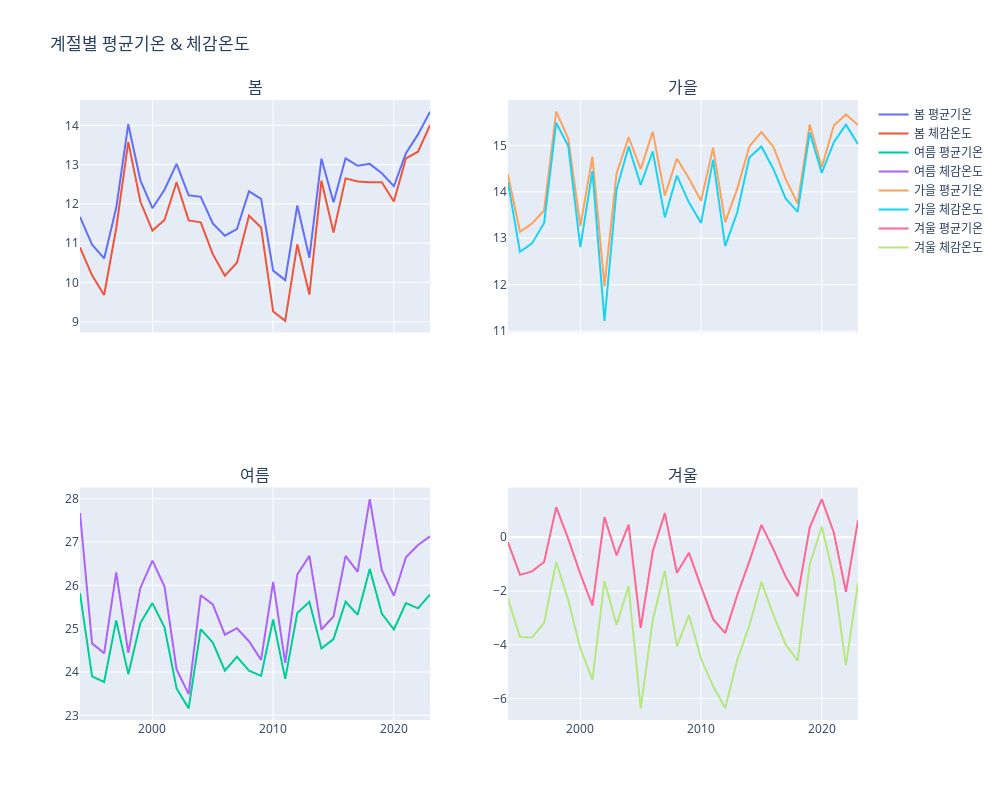

Notebook source saved alongside this figure:
### Markdown cell above
<h2>평균기온과 체감온도</h2>
전 계절에 걸쳐 평균기온과 체감온도가 꾸준히 상승하고 있으며</br>
특히 여름의 더위 체감이 더욱 심화되고 있다. </br>
이는 기후 변화가 생활 체감 수준에서도 뚜렷이 나타나고 있음을 보여준다.</br>

### Code cell
# 시즌별 비교

fig = make_subplots(rows=2, cols=2, row_heights=[0.5, 0.5], shared_xaxes=True, subplot_titles=("봄", "가을", "여름", "겨울"))

weather_Data['datetime'] = pd.to_datetime(weather_Data['datetime'])
weather_Data['month_day'] = weather_Data['datetime'].dt.strftime('%m-%d')  # 월-일 형식으로 변환

years = list(range(1994, 2024))
year_temp_data = {}
for i in years:
    x = weather_Data[weather_Data['year'] == i]
    x_Spring = x[x['season'] == 'Spring']
    x_Summer = x[x['season'] == 'Summer']
    x_Autumn = x[x['season'] == 'Autumn']
    x_Winter = x[x['season'] == 'Winter']
    avg_temp = round(x['temp'].mean(), 2)
    avg_temp_Spring = round(x_Spring['temp'].mean(), 2)
    avg_temp_Summer = round(x_Summer['temp'].mean(), 2)
    avg_temp_Autumn = round(x_Autumn['temp'].mean(), 2)
    avg_temp_Winter = round(x_Winter['temp'].mean(), 2)
    humi = x['dew'].mean()
    avg_feelslike = round(x['feelslike'].mean(), 2)
    avg_feelslike_Spring = round(x_Spring['feelslike'].mean(), 2)
    avg_feelslike_Summer = round(x_Summer['feelslike'].mean(), 2)
    avg_feelslike_Autumn = round(x_Autumn['feelslike'].mean(), 2)
    avg_feelslike_Winter = round(x_Winter['feelslike'].mean(), 2)
    
    # 연도별 평균, 최소, 최대 기온을 하나의 딕셔너리에 저장
    year_temp_data[f"data_{i}"] = {
        'avg': avg_temp,
        'avg_Spring': avg_temp_Spring,
        'avg_Summer': avg_temp_Summer,
        'avg_Autumn': avg_temp_Autumn,
        'avg_Winter': avg_temp_Winter,
        'humi': humi,
        'feels': avg_feelslike,
        'feels_Spring': avg_feelslike_Spring,
        'feels_Summer': avg_feelslike_Summer,
        'feels_Autumn': avg_feelslike_Autumn,
        'feels_Winter': avg_feelslike_Winter,
    }


y_temp_Spring = [year_temp_data[f"data_{i}"]['avg_Spring'] for i in years]
y_temp_Summer = [year_temp_data[f"data_{i}"]['avg_Summer'] for i in years]
y_temp_Autumn = [year_temp_data[f"data_{i}"]['avg_Autumn'] for i in years]
y_temp_Winter = [year_temp_data[f"data_{i}"]['avg_Winter'] for i in years]
# y_humi = [year_temp_data[f"data_{i}"]['humi'] for i in years]
y_feels_Spring = [year_temp_data[f"data_{i}"]['feels_Spring'] for i in years]
y_feels_Summer = [year_temp_data[f"data_{i}"]['feels_Summer'] for i in years]
y_feels_Autumn = [year_temp_data[f"data_{i}"]['feels_Autumn'] for i in years]
y_feels_Winter = [year_temp_data[f"data_{i}"]['feels_Winter'] for i in years]

# 봄, 여름, 가을, 겨울
fig.add_trace(go.Line(x=years, y=y_temp_Spring, name='봄 평균기온',), row=1, col=1)
fig.add_trace(go.Line(x=years, y=y_feels_Spring, name='봄 체감온도',), row=1, col=1)
fig.add_trace(go.Line(x=years, y=y_temp_Summer, name='여름 평균기온',), row=2, col=1)
fig.add_trace(go.Line(x=years, y=y_feels_Summer, name='여름 체감온도',), row=2, col=1)
fig.add_trace(go.Line(x=years, y=y_temp_Autumn, name='가을 평균기온',), row=1, col=2)
fig.add_trace(go.Line(x=years, y=y_feels_Autumn, name='가을 체감온도',), row=1, col=2)
fig.add_trace(go.Line(x=years, y=y_temp_Winter, name='겨울 평균기온',), row=2, col=2)
fig.add_trace(go.Line(x=years, y=y_feels_Winter, name='겨울 체감온도',), row=2, col=2)

z1, z2, z3 = np.polyfit(years, y_temp, 1), np.polyfit(years, y_humi, 1), np.polyfit(years, y_feels, 1)
p1, p2, p3 = np.poly1d(z1), np.poly1d(z2), np.poly1d(z3)

fig.update_layout(
    title_text="계절별 평균기온 & 체감온도",
    height=800,
    width=1000,
    yaxis=dict(
        dtick=1
    )
)

fig.update_traces(connectgaps=True)

fig.show()

### Figure 1 — Plotly figure (JSON) as saved in the notebook; plotly's stock layout.template omitted (floating-point values rounded to 4 significant figures)
{"data": [{"connectgaps": true, "name": "봄 평균기온", "type": "scatter", "x": [1994, 1995, 1996, 1997, 1998, 1999, 2000, 2001, 2002, 2003, 2004, 2005, 2006, 2007, 2008, 2009, 2010, 2011, 2012, 2013, 2014, 2015, 2016, 2017, 2018, 2019, 2020, 2021, 2022, 2023], "xaxis": "x", "y": [11.67, 10.96, 10.61, 11.9, 14.03, 12.6, 11.89, 12.36, 13.02, 12.22, 12.18, 11.5, 11.19, 11.36, 12.32, 12.13, 10.3, 10.06, 11.96, 10.63, 13.15, 12.04, 13.16, 12.97, 13.02, 12.78, 12.45, 13.29, 13.77, 14.35], "yaxis": "y"}, {"connectgaps": true, "name": "봄 체감온도", "type": "scatter", "x": [1994, 1995, 1996, 1997, 1998, 1999, 2000, 2001, 2002, 2003, 2004, 2005, 2006, 2007, 2008, 2009, 2010, 2011, 2012, 2013, 2014, 2015, 2016, 2017, 2018, 2019, 2020, 2021, 2022, 2023], "xaxis": "x", "y": [10.89, 10.18, 9.68, 11.38, 13.58, 12.06, 11.32, 11.59, 12.55, 11.58, 11.53, 10.72, 10.17, 10.5, 11.7, 11.4, 9.26, 9.02, 10.97, 9.69, 12.59, 11.27, 12.65, 12.57, 12.55, 12.55, 12.06, 13.16, 13.33, 14.01], "yaxis": "y"}, {"connectgaps": true, "name": "여름 평균기온", "type": "scatter", "x": [1994, 1995, 1996, 1997, 1998, 1999, 2000, 2001, 2002, 2003, 2004, 2005, 2006, 2007, 2008, 2009, 2010, 2011, 2012, 2013, 2014, 2015, 2016, 2017, 2018, 2019, 2020, 2021, 2022, 2023], "xaxis": "x3", "y": [25.82, 23.9, 23.77, 25.19, 23.95, 25.13, 25.59, 25.03, 23.62, 23.16, 24.99, 24.68, 24.03, 24.35, 24.03, 23.91, 25.21, 23.84, 25.36, 25.62, 24.54, 24.76, 25.62, 25.32, 26.38, 25.35, 24.98, 25.59, 25.47, 25.79], "yaxis": "y3"}, {"connectgaps": true, "name": "여름 체감온도", "type": "scatter", "x": [1994, 1995, 1996, 1997, 1998, 1999, 2000, 2001, 2002, 2003, 2004, 2005, 2006, 2007, 2008, 2009, 2010, 2011, 2012, 2013, 2014, 2015, 2016, 2017, 2018, 2019, 2020, 2021, 2022, 2023], "xaxis": "x3", "y": [27.67, 24.66, 24.43, 26.3, 24.44, 25.94, 26.57, 25.97, 24.06, 23.49, 25.77, 25.56, 24.86, 25.01, 24.71, 24.28, 26.08, 24.21, 26.25, 26.68, 24.98, 25.28, 26.68, 26.31, 27.99, 26.35, 25.76, 26.65, 26.93, 27.13], "yaxis": "y3"}, {"connectgaps": true, "name": "가을 평균기온", "type": "scatter", "x": [1994, 1995, 1996, 1997, 1998, 1999, 2000, 2001, 2002, 2003, 2004, 2005, 2006, 2007, 2008, 2009, 2010, 2011, 2012, 2013, 2014, 2015, 2016, 2017, 2018, 2019, 2020, 2021, 2022, 2023], "xaxis": "x2", "y": [14.38, 13.14, 13.32, 13.6, 15.73, 15.15, 13.26, 14.76, 11.97, 14.39, 15.18, 14.49, 15.3, 13.92, 14.72, 14.29, 13.81, 14.95, 13.35, 14.07, 14.98, 15.29, 14.97, 14.28, 13.75, 15.45, 14.53, 15.43, 15.67, 15.44], "yaxis": "y2"}, {"connectgaps": true, "name": "가을 체감온도", "type": "scatter", "x": [1994, 1995, 1996, 1997, 1998, 1999, 2000, 2001, 2002, 2003, 2004, 2005, 2006, 2007, 2008, 2009, 2010, 2011, 2012, 2013, 2014, 2015, 2016, 2017, 2018, 2019, 2020, 2021, 2022, 2023], "xaxis": "x2", "y": [14.21, 12.71, 12.89, 13.33, 15.49, 14.99, 12.81, 14.45, 11.22, 14.05, 14.98, 14.15, 14.87, 13.45, 14.35, 13.77, 13.33, 14.69, 12.83, 13.56, 14.74, 14.98, 14.49, 13.86, 13.57, 15.28, 14.41, 15.07, 15.45, 15.03], "yaxis": "y2"}, {"connectgaps": true, "name": "겨울 평균기온", "type": "scatter", "x": [1994, 1995, 1996, 1997, 1998, 1999, 2000, 2001, 2002, 2003, 2004, 2005, 2006, 2007, 2008, 2009, 2010, 2011, 2012, 2013, 2014, 2015, 2016, 2017, 2018, 2019, 2020, 2021, 2022, 2023], "xaxis": "x4", "y": [-0.18, -1.4, -1.27, -0.92, 1.12, -0.06, -1.36, -2.54, 0.75, -0.67, 0.47, -3.37, -0.52, 0.9, -1.32, -0.58, -1.84, -3.05, -3.57, -2.15, -0.9, 0.46, -0.45, -1.46, -2.2, 0.36, 1.42, 0.17, -2.03, 0.63], "yaxis": "y4"}, {"connectgaps": true, "name": "겨울 체감온도", "type": "scatter", "x": [1994, 1995, 1996, 1997, 1998, 1999, 2000, 2001, 2002, 2003, 2004, 2005, 2006, 2007, 2008, 2009, 2010, 2011, 2012, 2013, 2014, 2015, 2016, 2017, 2018, 2019, 2020, 2021, 2022, 2023], "xaxis": "x4", "y": [-2.27, -3.71, -3.73, -3.19, -0.91, -2.34, -4.14, -5.31, -1.63, -3.26, -1.82, -6.37, -3.08, -1.25, -4.06, -2.9, -4.52, -5.55, -6.36, -4.57, -3.29, -1.67, -2.9, -3.99, -4.59, -1.02, 0.4, -1.5, -4.77, -1.7], "yaxis": "y4"}], "layout": {"annotations": [{"font": {"size": 16}, "showarrow": false, "text": "봄", "x": 0.225, "xanchor": "center", "xref": "paper", "y": 1, "yanchor": "bottom", "yref": "paper"}, {"font": {"size": 16}, "showarrow": false, "text": "가을", "x": 0.775, "xanchor": "center", "xref": "paper", "y": 1, "yanchor": "bottom", "yref": "paper"}, {"font": {"size": 16}, "showarrow": false, "text": "여름", "x": 0.225, "xanchor": "center", "xref": "paper", "y": 0.375, "yanchor": "bottom", "yref": "paper"}, {"font": {"size": 16}, "showarrow": false, "text": "겨울", "x": 0.775, "xanchor": "center", "xref": "paper", "y": 0.375, "yanchor": "bottom", "yref": "paper"}], "height": 800, "title": {"text": "계절별 평균기온 & 체감온도"}, "width": 1000, "xaxis": {"anchor": "y", "domain": [0, 0.45], "matches": "x3", "showticklabels": false}, "xaxis2": {"anchor": "y2", "domain": [0.55, 1], "matches": "x4", "showticklabels": false}, "xaxis3": {"anchor": "y3", "domain": [0, 0.45]}, "xaxis4": {"anchor": "y4", "domain": [0.55, 1]}, "yaxis": {"anchor": "x", "domain": [0.625, 1], "dtick": 1}, "yaxis2": {"anchor": "x2", "domain": [0.625, 1]}, "yaxis3": {"anchor": "x3", "domain": [0, 0.375]}, "yaxis4": {"anchor": "x4", "domain": [0, 0.375]}}}
